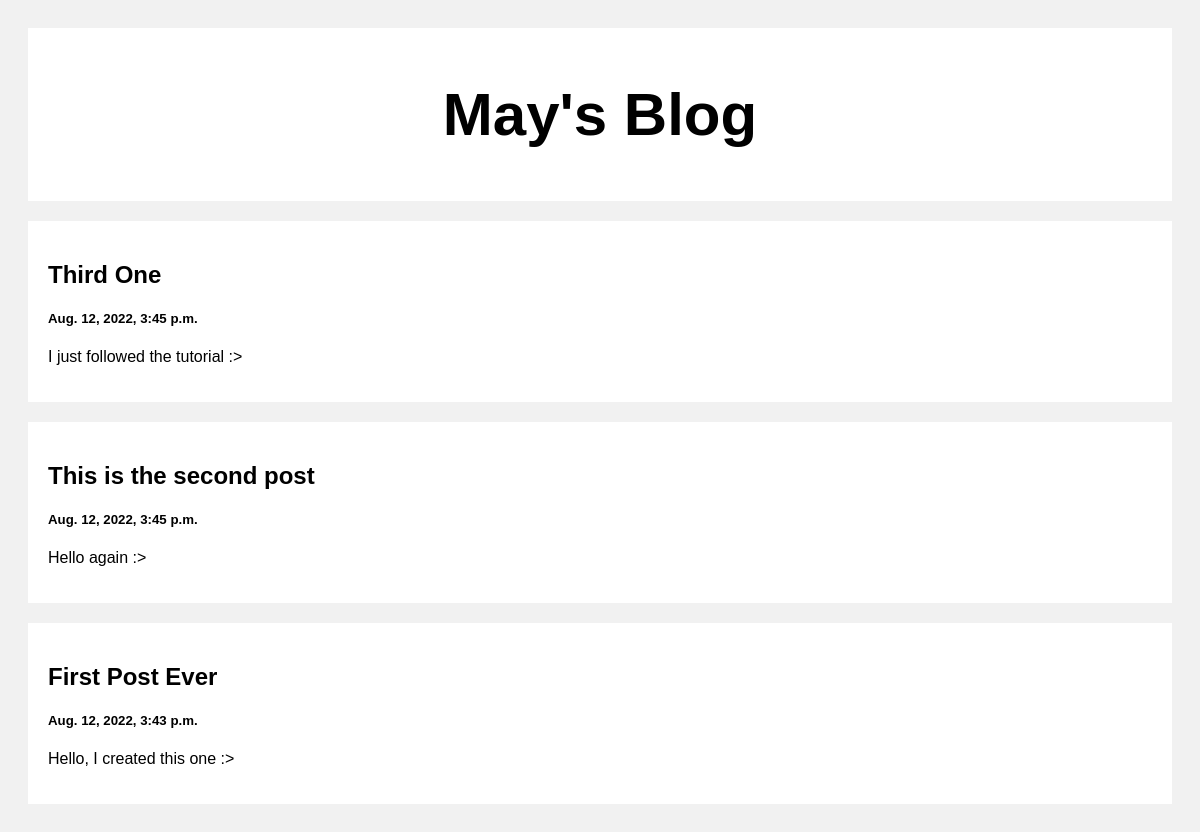
The page / on the database its author committed.
### posts/models.py (models this page shows)
class Post(models.Model):
    title = models.CharField(max_length=100)
    body = models.CharField(max_length=1000000)
    created_at = models.DateTimeField(default=datetime.now, blank=True)

### posts/views.py (the view)
def index(request):
    posts = Post.objects.all()
    return render(request, 'index.html', {'posts': posts})

### template/index.html (shortened to what this page needs)
<!DOCTYPE html>
<html>
<head>
</head>
<body>
<div class="header">
  <h2>May's Blog</h2>
</div>
<div class="row">
  <div class="leftcolumn">
    {% for post in posts reversed %}
    <div class="card">
      <a style="text-decoration: none; color: black;" href="/post/{{post.id}}">
        <h2>{{post.title}}</h2>
        <h5>{{post.created_at}}</h5>
        <p>{{post.body|truncatewords:30}}</p>
      </a>
    </div>
    {% endfor %}
  </div>
</div>
</body>
</html>

### template/index.html (style rules this page uses)
* { box-sizing: border-box; }
body { font-family: Arial; padding: 20px; background: #f1f1f1; }
.header { padding: 2px; font-size: 40px; text-align: center; background: white; }
.leftcolumn { float: left; width: 100%; }
.card { background-color: white; padding: 20px; margin-top: 20px; }
.row:after { content: ""; display: table; clear: both; }

### rows shown on the page
Post: title "Third One", created_at "Aug. 12, 2022, 3:45 p.m.", body "I just followed the tutorial :>"
Post: title "This is the second post", created_at "Aug. 12, 2022, 3:45 p.m.", body "Hello again :>"
Post: title "First Post Ever", created_at "Aug. 12, 2022, 3:43 p.m.", body "Hello, I created this one :>"
